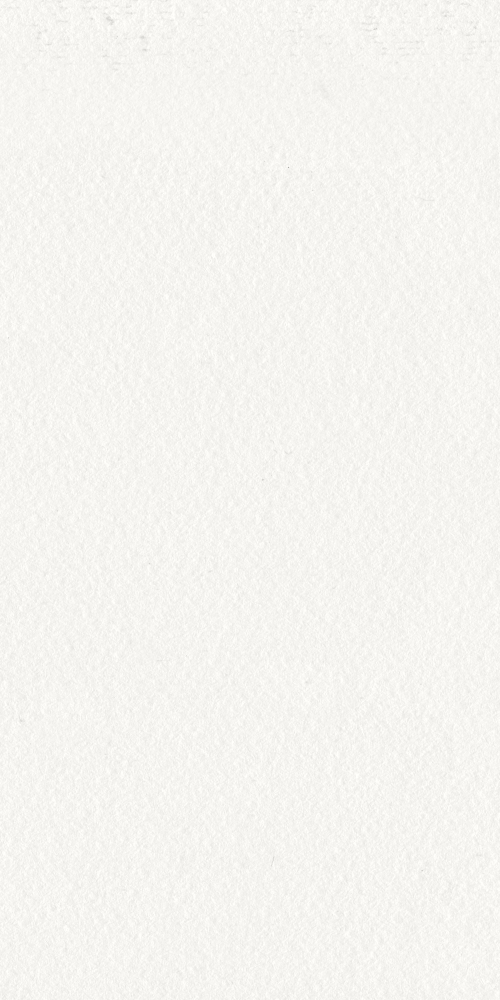
#> input picture affiliate/pins/v2/assets/paper-1.jpg, 1000 x 2000 px (shown at 1/2 size)
$ python dark_wash.py
#> lines starting #> are read from the running program, lines starting #| are printed output that depends on the picture
"""Dark-theme background for template R: wine-to-black wet-on-wet watercolor wash -> assets/wine-wash.jpg (1000x1500).

Chosen by Alina (Nov 12 2026, council variant "d3/pin-dark-b"). Soft multi-scale noise drives a wash from near-black
into wine and plum, with thin brighter pigment-bloom rims and a gentle central glow. The grain is the high-passed real
CC0 paper scan `assets/paper-1.jpg` (ambientCG Paper001). Deterministic (fixed seeds).
  python3 dark_wash.py
"""
import os
import numpy as np
from PIL import Image, ImageFilter

HERE = os.path.dirname(os.path.abspath(__file__))
W, H = 1000, 1500


def noise(scale, seed):
    rng = np.random.default_rng(seed)
    s = rng.random((H // scale + 2, W // scale + 2)).astype(np.float32)
    return np.asarray(Image.fromarray((s * 255).astype(np.uint8)).resize((W, H), Image.BICUBIC)).astype(np.float32) / 255


def main():
    yy, xx = np.mgrid[0:H, 0:W].astype(np.float32)
    p = np.asarray(Image.open(os.path.join(HERE, 'assets', 'paper-1.jpg')).convert('L').crop((0, 0, W, H))).astype(np.float32)
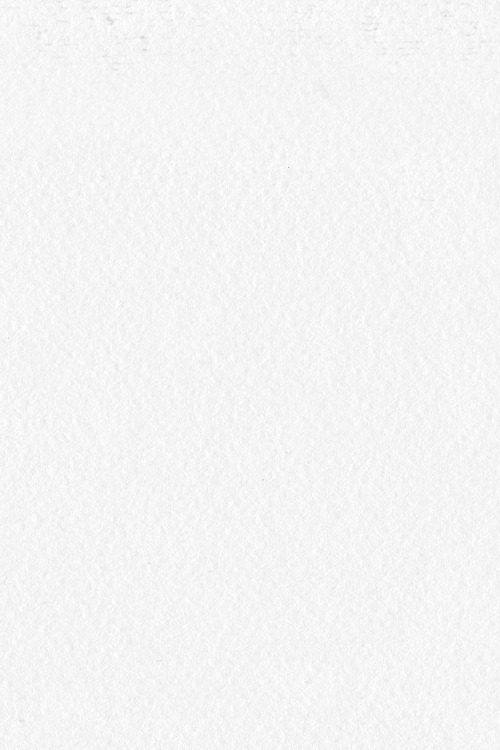
#> p: shape (1500, 1000) float32 (shown at 1/2 size); min 158, max 255, mean 244.4
    blur = np.asarray(Image.fromarray(p.astype(np.uint8)).filter(ImageFilter.GaussianBlur(12))).astype(np.float32)
    grain = (p - blur) / 255.0
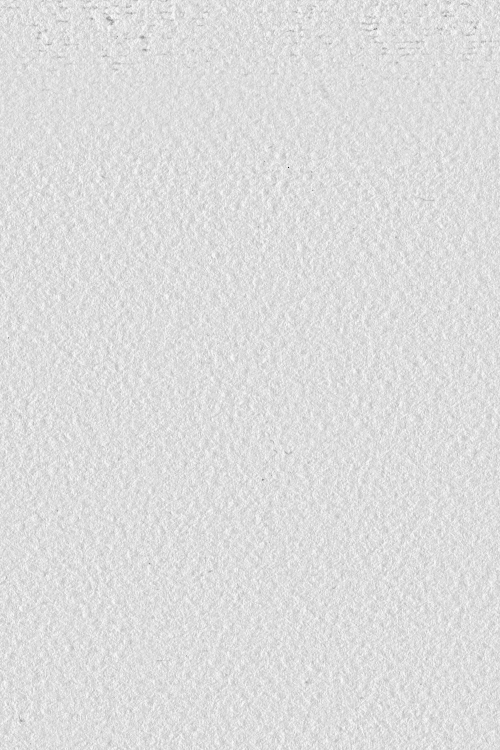
#> grain: shape (1500, 1000) float32 (shown at 1/2 size); min -0.337, max 0.051, mean 6.24e-05; drawn with min black and max white
    n = 0.5 * noise(380, 11) + 0.35 * noise(170, 12) + 0.15 * noise(60, 13)
    n2 = 0.7 * noise(500, 21) + 0.3 * noise(160, 22)
    dark = np.array([14, 5, 8], np.float32); wine = np.array([74, 14, 28], np.float32); plum = np.array([52, 14, 34], np.float32)
    v = np.clip((n - 0.32) * 2.0, 0, 1) ** 1.2 * 0.85 + 0.15
    d = np.sqrt(((xx - 500) / 700) ** 2 + ((yy - 700) / 900) ** 2)
    vig = np.clip(1 - d * 0.95, 0, 1)
    B = dark + (wine - dark) * (v * vig)[..., None]
    B = B + (plum - dark) * (np.clip((n2 - .5) * 2, 0, 1) * 0.6 * vig)[..., None]
    edge = np.exp(-((n - 0.55) / 0.008) ** 2) * 0.32  # pigment bloom rims
    B = B + np.array([40, 10, 18], np.float32) * (edge * vig)[..., None]
    B = B + grain[..., None] * 110
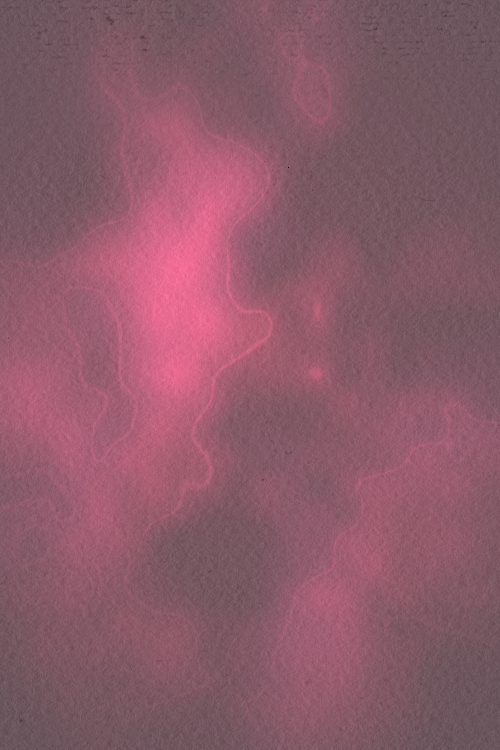
#> B: shape (1500, 1000, 3) float32 (shown at 1/2 size); mean of channels 0, 1, 2 27.8, 7.3, 13.5; drawn with min black and max white
    B = Image.fromarray(B.clip(0, 255).astype(np.uint8)).filter(ImageFilter.GaussianBlur(0.7))
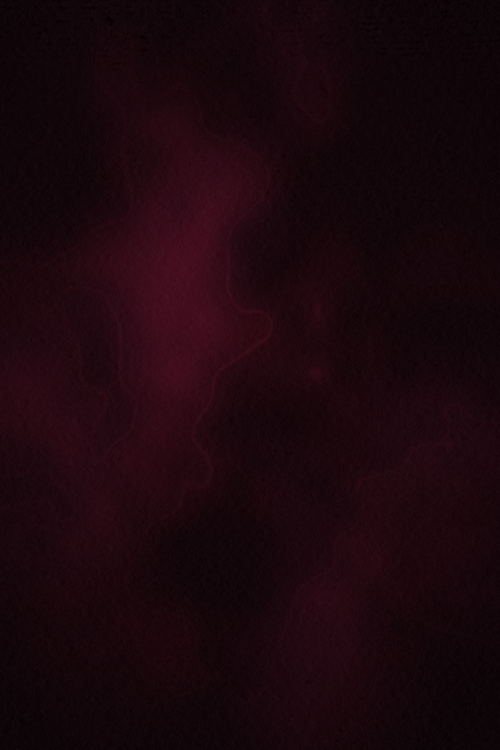
#> B: PIL image 1000x1500 RGB (shown at 1/2 size); mean R, G, B 27.3, 6.8, 13
    out = os.path.join(HERE, 'assets', 'wine-wash.jpg')
    B.save(out, quality=90, optimize=True)
    print(out, os.path.getsize(out) // 1024, 'KB')


if __name__ == '__main__':
    main()

$ run again, with affiliate/pins/v2/assets/paper-2.jpg copied over affiliate/pins/v2/assets/paper-1.jpg
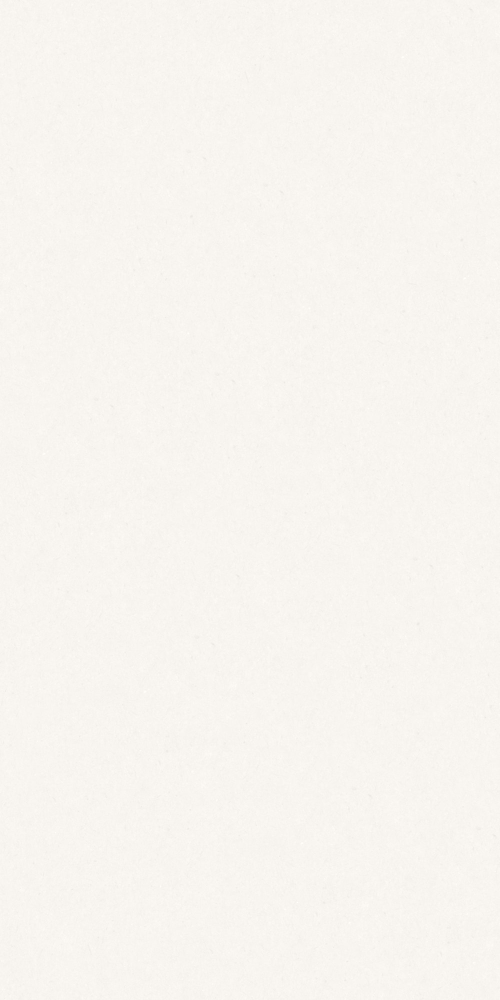
#> input picture affiliate/pins/v2/assets/paper-2.jpg, 1000 x 2000 px (shown at 1/2 size)
#> in main, `grain = (p - blur) / 255.0`:
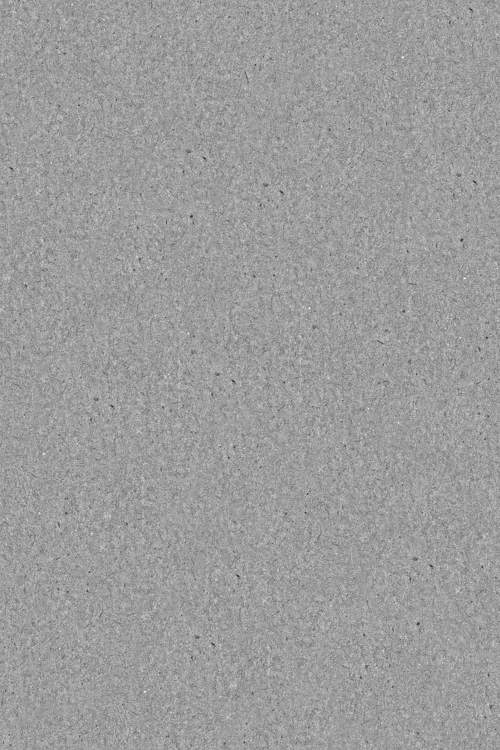
#> grain: shape (1500, 1000) float32 (shown at 1/2 size); min -0.0627, max 0.0392, mean -8.79e-05; drawn with min black and max white
#> in main, `B = B + grain[..., None] * 110`:
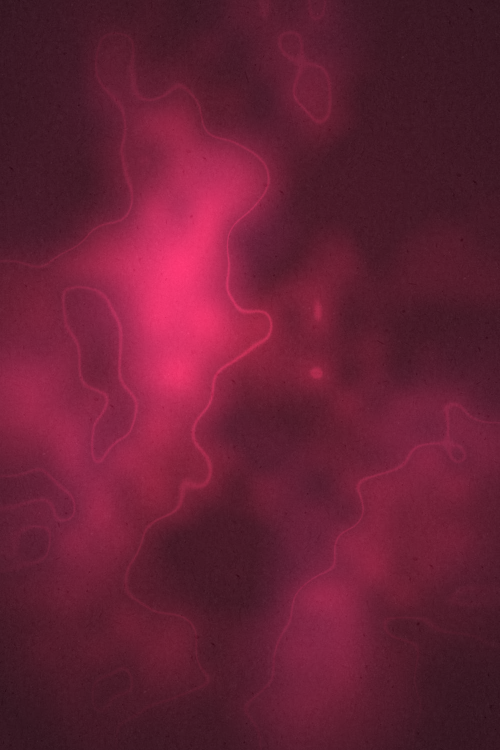
#> B: shape (1500, 1000, 3) float32 (shown at 1/2 size); mean of channels 0, 1, 2 27.8, 7.3, 13.5; drawn with min black and max white

$ run again, with affiliate/pins/v2/assets/paper-3.jpg copied over affiliate/pins/v2/assets/paper-1.jpg
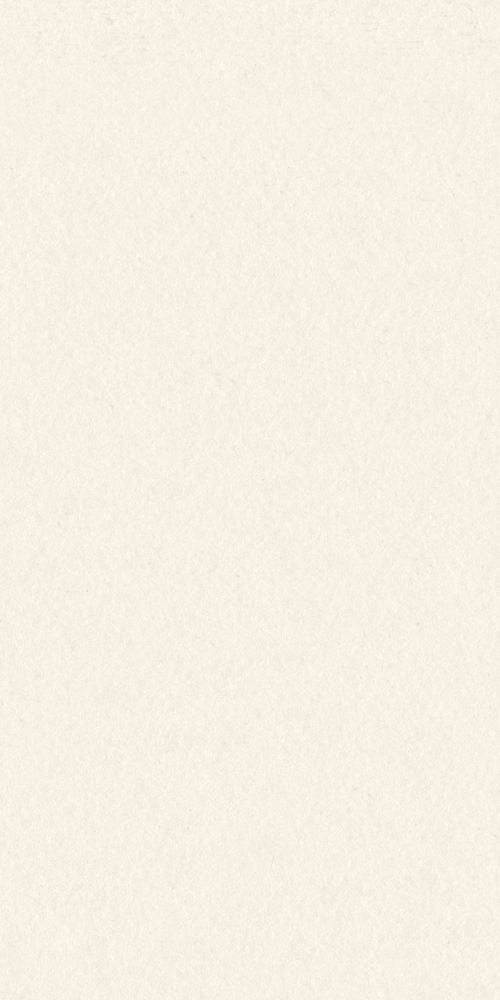
#> input picture affiliate/pins/v2/assets/paper-3.jpg, 1000 x 2000 px (shown at 1/2 size)
#> in main, `grain = (p - blur) / 255.0`:
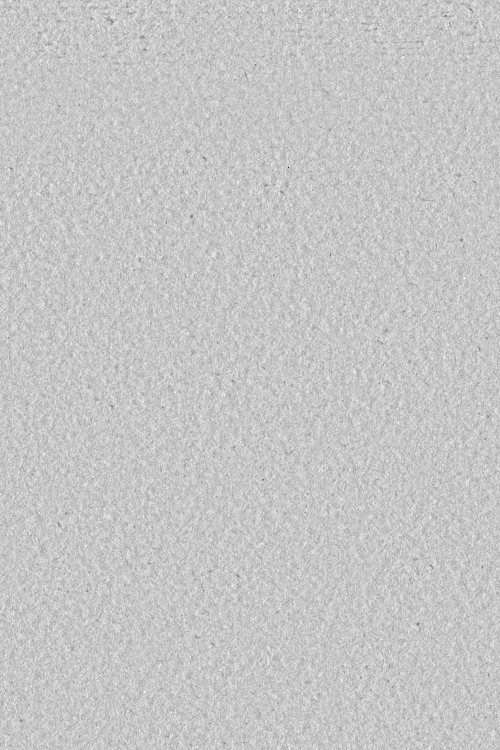
#> grain: shape (1500, 1000) float32 (shown at 1/2 size); min -0.192, max 0.0549, mean 5.22e-06; drawn with min black and max white
#> in main, `B = B + grain[..., None] * 110`:
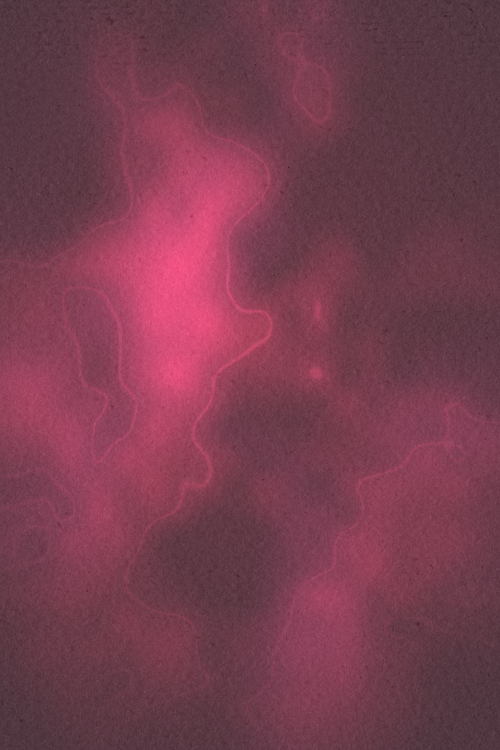
#> B: shape (1500, 1000, 3) float32 (shown at 1/2 size); mean of channels 0, 1, 2 27.8, 7.3, 13.5; drawn with min black and max white
